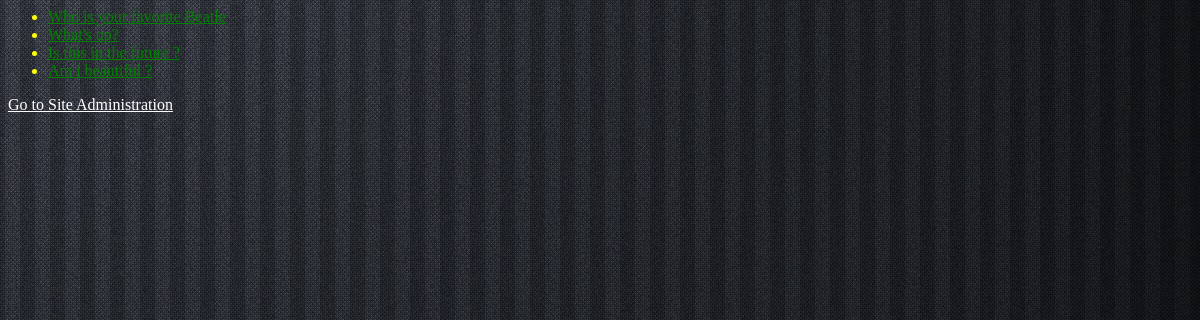
Screenshot of /polls/ with the database file from the repository.
### polls/models.py (models this page shows, shortened)
class Question(models.Model):
	question_text = models.CharField(max_length=200)
	pub_date = models.DateTimeField('date_published')

### polls/views.py (the view)
class IndexView(generic.ListView):
	template_name = 'polls/index.html'
	context_object_name = 'latest_question_list'
	def get_queryset(self):
		return Question.objects.filter(
		pub_date__lte=timezone.now(),
		).exclude(
			choice__question__isnull=True
			).order_by('-pub_date')[:5]

### polls/templates/polls/index.html
{% load staticfiles %}
<link rel="stylesheet" type="text/css" href="{% static 'polls/style.css' %}" />
{% if latest_question_list %}
	<ul>
	{% for question in latest_question_list %}
		<li><a href="{% url 'polls:detail' question.id %}">{{ question.question_text }}</a></li>
	{% endfor %}
	</ul>
{% else %}
	<p>No Polls are available.</p>
{% endif %}
<a href="/admin">Go to Site Administration</a>

### polls/static/polls/style.css (style rules this page uses)
li a { color: green; }
ul { color: yellow; }
a { color: white; }

### rows the page displays
Question: question_text "Who is your favorite Beatle"
Question: question_text "What's up?"
Question: question_text "Is this in the future ?"
Question: question_text "Am i beautiful ?"
